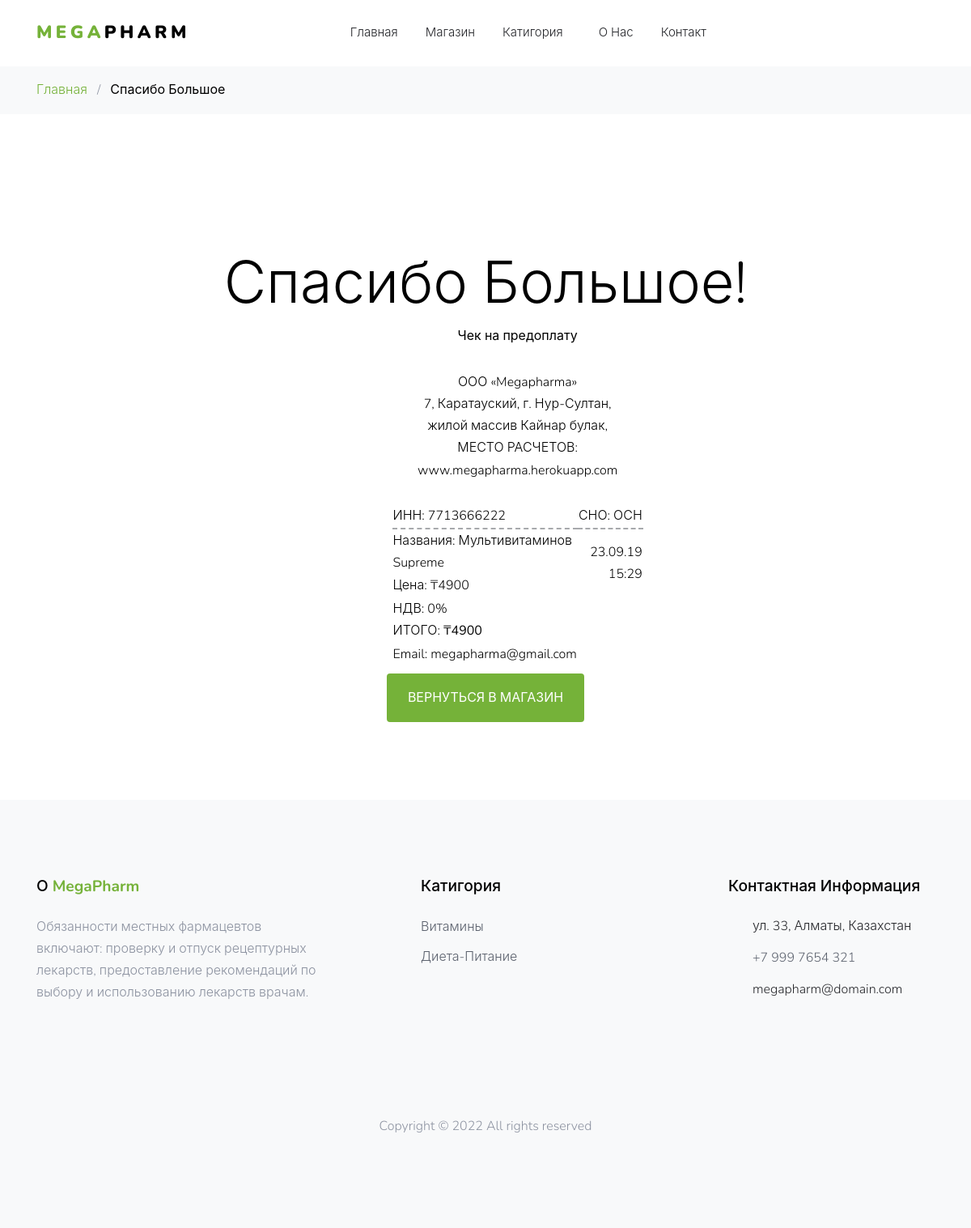
Page /shop/multivitamine-supreme/thankyou/multivitamine-supreme/ on the committed database.
### shop/models.py (models this page shows, shortened)
class Product(models.Model):
    title = models.CharField(max_length=255)
    slug = models.SlugField()
    description = models.TextField()
    price = models.PositiveIntegerField()
    dis_price = models.PositiveIntegerField()
    category = ForeignKey(Category, on_delete=models.CASCADE)
    image = models.ImageField(upload_to="")
    sale = models.BooleanField(default=False)

class Category(models.Model):
    title = models.CharField(max_length=200)
    slug = models.SlugField()

### shop/views.py (the view)
# urls.py: path("shop/<slug:slug>/thankyou/<slug:slug1>/", views.thankyou, name="thankyou"),
def thankyou(request, slug, slug1):
    categories = Category.objects.all()
    single_product = Product.objects.get(slug=slug1)
    return render(request, "thankyou.html", {"categories": categories, "single_product": single_product})

### templates/thankyou.html
{% extends 'base.html' %}
{% load static %}
{% block content %}
<div class="bg-light py-3">
  <div class="container">
    <div class="row">
      <div class="col-md-12 mb-0"><a href="/">Главная</a> <span class="mx-2 mb-0">/</span> <strong
          class="text-black">Спасибо Большое</strong></div>
    </div>
  </div>
</div>
<div class="site-section">
  <div class="container">
    <div class="row">
      <div class="col-md-12 text-center">
        <span class="icon-check_circle display-3 text-primary"></span>
        <h2 class="display-3 text-black">Спасибо Большое!</h2>
        <div class="text-black"
          style="text-align: center; margin: 0 auto; font-size: 16px !important; margin-left: -4px; margin-right: -4px;">
          <table class="doc" style="width: 235px; display: inline-block; margin-left: 4px; margin-right: 4px;">
            <tbody>
              <tr>
                <td colspan="4" style="border-top: 0; border-left: 0; border-right: 0; text-align: center;"><b>Чек на
                    пред­опла­ту<br>&nbsp;</b></td>
              </tr>
              <tr class="pb0">
                <td style="border-right: 0; border-bottom: 0;"></td>
                <td class="donthyphenate" colspan="2" style=" border-left: 0; border-right: 0; text-align: center;">ООО
                  «Megapharma»<br>7, Каратауский, г.&nbsp;Нур-Султан,<br>жилой массив Кайнар булак,<br>МЕСТО
                  РАСЧЕТОВ:<br>www.megapharma.herokuapp.com</td>
                <td style="border-left: 0; border-bottom: 0;"></td>
              </tr>
              <tr class="pt0">
                <td style="border-right: 0; border-bottom: 0;"></td>
                <td style="border-bottom: 2px #a7a9ac dashed; border-left: 0; border-right: 0; text-align: left;">
                  <br>ИНН:&nbsp;7713666222</td>
                <td style="border-bottom: 2px #a7a9ac dashed; border-left: 0; border-right: 0; text-align: right;">
                  <br>СНО:&nbsp;ОСН</td>
                <td style="border-left: 0; border-bottom: 0;"></td>
              </tr>
              <tr class="pb0">
                <td style="border-top: 0; border-right: 0;"></td>
                <td style="border: 0; text-align: left;">
                  Названия:&nbsp;{{single_product.title}}<br>Цена:&nbsp;₸{{single_product.price}}
                </td>
                <td style="border: 0; text-align: right;">23.09.19<br>15:29</td>
                <td style="border-top: 0; border-left: 0;"></td>
              </tr>
              <tr class="pb0">
                <td style="border-top: 0; border-right: 0;"></td>
                <td style="border: 0; text-align: left;">
                  НДВ:&nbsp;0%<br>ИТОГО:&nbsp;<strong>₸{{single_product.price}}</strong></td>
                <td style="border-top: 0; border-left: 0;"></td>
              </tr>
              <tr class="pb0">
                <td style="border-top: 0; border-right: 0;"></td>
                <td style="border: 0; text-align: left;">
                  Email:&nbsp;megapharma@gmail.com<br></td>
                <td style="border-top: 0; border-left: 0;"></td>
              </tr>
            </tbody>
          </table>
        </div>
        <p><a href="{% url 'shop' %}" class="btn btn-md height-auto px-4 py-3 btn-primary">Вернуться в магазин</a></p>
      </div>
    </div>
  </div>
</div>
{% endblock %}

### templates/base.html (shortened to what this page needs)
{% load static %}
<!DOCTYPE html>
<html lang="en">
<head>
    <link rel="stylesheet" href="{% static 'fonts/icomoon/style.css' %}">
    <link rel="stylesheet" href="{% static 'css/bootstrap.min.css' %}">
    <link rel="stylesheet" href="{% static 'fonts/flaticon/font/flaticon.css' %}">
    <link rel="stylesheet" href="{% static 'css/magnific-popup.css' %}">
    <link rel="stylesheet" href="{% static 'css/jquery-ui.css' %}">
    <link rel="stylesheet" href="{% static 'css/owl.carousel.min.css' %}">
    <link rel="stylesheet" href="{% static 'css/owl.theme.default.min.css' %}">
    <link rel="stylesheet" href="{% static 'css/aos.css' %}">
    <link rel="stylesheet" href="{% static 'css/style.css' %}">
</head>
<body>
    <div class="site-wrap">
        <div class="site-navbar py-2">
            <div class="container">
                <div class="d-flex align-items-center justify-content-between">
                    <div class="logo">
                        <div class="site-logo">
                            <a href="/" class="js-logo-clone"><strong class="text-primary">Mega</strong>Pharm</a>
                        </div>
                    </div>
                    <div class="main-nav d-none d-lg-block">
                        <nav class="site-navigation text-right text-md-center" role="navigation">
                            <ul class="site-menu js-clone-nav d-none d-lg-block">
                                <li class="{{home_page}}"><a href="/">Главная</a></li>
                                <li class="{{store_page}}"><a href="{% url 'shop' %}">Магазин</a></li>
                                <li class="has-children">
                                    <a href="#">Катигория</a>
                                </li>
                                <li class="{{about_page}}"><a href="{% url 'about' %}">О Нас</a></li>
                                <li class="{{contact_page}}"><a href="{% url 'contact' %}">Контакт</a></li>
                            </ul>
                        </nav>
                    </div>
                    <div class="icons">
                        <a href="#" class="icons-btn d-inline-block js-search-open"><span
                                class="icon-search"></span></a>
                        {% if user.is_authenticated %}
                        <a href="{% url 'logout' %}" class="icons-btn d-inline-block bag">
                            <span>{{request.user | title}}</span>
                        </a>
                        {% else %}
                        <a href="{% url 'login' %}" class="icons-btn d-inline-block bag">
                            <span class="icon-user"></span>
                        </a>
                        {% endif %}
                    </div>
                </div>
            </div>
        </div>
        {% block content %}
        {% endblock %}
        <footer class="site-footer bg-light">
            <div class="container">
                <div class="row">
                    <div class="col-md-6 col-lg-4 mb-4 mb-lg-0">
                        <div class="block-7">
                            <h3 class="footer-heading mb-4">О <strong class="text-primary">MegaPharm</strong>
                            </h3>
                            <p>Обязанности местных фармацевтов включают: проверку и отпуск рецептурных лекарств,
                                предоставление рекомендаций по выбору и использованию лекарств врачам.</p>
                        </div>
                    </div>
                    <div class="col-lg-3 mx-auto mb-5 mb-lg-0">
                        <h3 class="footer-heading mb-4">Катигория</h3>
                        <ul class="list-unstyled">
                            {% for category in categories %}
                            <li><a href="#">{{category.title}}</a></li>
                            {% endfor %}
                        </ul>
                    </div>
                    <div class="col-md-6 col-lg-3">
                        <div class="block-5 mb-5">
                            <h3 class="footer-heading mb-4">Контактная Информация</h3>
                            <ul class="list-unstyled">
                                <li class="address">ул. 33, Алматы, Казахстан</li>
                                <li class="phone"><a href="tel://123456789">+7 999 7654 321</a></li>
                                <li class="email">megapharm@domain.com</li>
                            </ul>
                        </div>
                    </div>
                </div>
                <div class="row pt-5 mt-5 text-center">
                    <div class="col-md-12">
                        <p>
                            Copyright &copy;
                             All rights reserved
                        </p>
                    </div>
                </div>
            </div>
        </footer>
    </div>
</body>
</html>

### static/css/style.css (style rules this page uses)
body { line-height: 1.7; color: #8c92a0; font-weight: 300; font-size: 16px; background: #efefef; }
a { -webkit-transition: .3s all ease; -o-transition: .3s all ease; transition: .3s all ease; }
.text-black { color: #000; }
.site-wrap:before { -webkit-transition: .3s all ease-in-out; -o-transition: .3s all ease-in-out; transition: .3s all ease-in-out; background: rgba(0, 0, 0, 0.6); content: ""; position: absolute; z-index: 2000; top: 0; left: 0; right: 0; bottom: 0; opacity: 0; visibility: hidden; }
.btn { -webkit-transition: .3s all ease-in-out; -o-transition: .3s all ease-in-out; transition: .3s all ease-in-out; text-transform: uppercase; border-width: 2px; }
.site-section { padding: 2.5em 0; }
@media (min-width: 768px) { .site-section { padding: 5em 0; } }
.site-footer { padding: 6em 0; }
.site-footer ul li { margin-bottom: 10px; }
.site-footer ul li a { color: #5c626e; }
.site-footer .footer-heading { font-size: 1.2rem; color: #000; margin-bottom: 1rem; }
.site-logo a { text-transform: uppercase; letter-spacing: .2em; font-size: 22px; color: #000 !important; font-weight: 900; }
.icons-btn { display: inline-block; text-align: center; }
.icons-btn span { display: block; height: 40px; width: 40px; line-height: 40px; }
.site-navbar { margin-bottom: 0px; z-index: 1999; position: relative; top: 0; width: 100%; background: #fff; }
.site-navbar a { color: #000; }
.site-navbar .site-navigation .site-menu { margin-left: 0; padding-left: 0; margin-bottom: 0; }
.site-navbar .site-navigation .site-menu a { text-decoration: none !important; font-size: 15px; display: inline-block; }
.site-navbar .site-navigation .site-menu > li { display: inline-block; padding: 10px 5px; }
.site-navbar .site-navigation .site-menu > li > a { padding: 10px 10px; color: #25262a; font-size: 15px; text-decoration: none !important; }
.site-navbar .site-navigation .site-menu .has-children { position: relative; }
.site-navbar .site-navigation .site-menu .has-children > a { position: relative; padding-right: 20px; }
.site-navbar .site-navigation .site-menu .has-children > a:before { position: absolute; content: "\e313"; font-size: 16px; top: 50%; right: 0; -webkit-transform: translateY(-50%); -ms-transform: translateY(-50%); transform: translateY(-50%); font-family: 'icomoon'; }
.site-mobile-menu .site-mobile-menu-header .site-mobile-menu-logo a { display: inline-block; text-transform: uppercase; color: #000; letter-spacing: .2em; font-size: 22px; font-weight: 900; }
.site-mobile-menu .site-nav-wrap { padding: 0; margin: 0; list-style: none; position: relative; }
.site-mobile-menu .site-nav-wrap a { padding: 10px 20px; display: block; position: relative; color: #212529; }
.site-mobile-menu .site-nav-wrap li { position: relative; display: block; }
.site-mobile-menu .site-nav-wrap > li { display: block; position: relative; float: left; width: 100%; }
.site-mobile-menu .site-nav-wrap > li > a { padding-left: 20px; font-size: 20px; }
.site-wrap { 100%; margin: 0 auto; background: #fff; -webkit-box-shadow: 0 0 10px 0 rgba(0, 0, 0, 0.1); box-shadow: 0 0 10px 0 rgba(0, 0, 0, 0.1); }
.block-5 ul, .block-5 ul li { list-style: none; padding: 0; margin: 0; line-height: 1.5; }
.block-5 ul li { padding-left: 30px; position: relative; margin-bottom: 15px; color: #25262a; }
.block-5 ul li:before { top: 0; font-family: "icomoon"; content: ""; position: absolute; left: 0; font-size: 20px; line-height: 1; color: #75b239; }
.block-5 ul li.address:before { content: "\e8b4"; }
.block-5 ul li.email:before { content: "\f0e0"; }
.block-5 ul li.phone:before { content: "\f095"; }
.bag { position: relative; }
.height-auto { height: auto !important; }

### rows in the picture
Product: title "Мультивитаминов Supreme", price "4900"
Category: title "Витамины"
Category: title "Диета-Питание"
